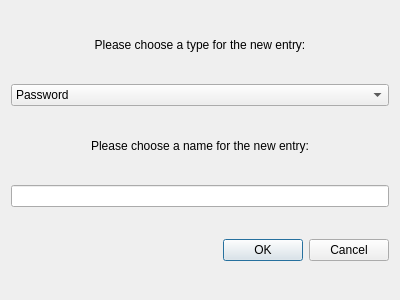
<?xml version="1.0" encoding="UTF-8"?>
<ui version="4.0">
 <class>KWalletManagerInputEntry</class>
 <widget class="QDialog" name="KWalletManagerInputEntry">
  <property name="geometry">
   <rect>
    <x>0</x>
    <y>0</y>
    <width>400</width>
    <height>300</height>
   </rect>
  </property>
  <property name="windowTitle">
   <string>New Entry...</string>
  </property>
  <layout class="QVBoxLayout" name="verticalLayout">
   <item>
    <widget class="QLabel" name="label_2">
     <property name="minimumSize">
      <size>
       <width>0</width>
       <height>0</height>
      </size>
     </property>
     <property name="maximumSize">
      <size>
       <width>16777215</width>
       <height>15</height>
      </size>
     </property>
     <property name="layoutDirection">
      <enum>Qt::LeftToRight</enum>
     </property>
     <property name="text">
      <string>Please choose a type for the new entry:</string>
     </property>
     <property name="alignment">
      <set>Qt::AlignCenter</set>
     </property>
    </widget>
   </item>
   <item>
    <widget class="QComboBox" name="comboBox">
     <item>
      <property name="text">
       <string>Password</string>
      </property>
     </item>
     <item>
      <property name="text">
       <string>Name-Value</string>
      </property>
     </item>
     <item>
      <property name="text">
       <string>Binary Data</string>
      </property>
     </item>
    </widget>
   </item>
   <item>
    <widget class="QLabel" name="label">
     <property name="maximumSize">
      <size>
       <width>16777215</width>
       <height>15</height>
      </size>
     </property>
     <property name="text">
      <string>Please choose a name for the new entry:</string>
     </property>
     <property name="alignment">
      <set>Qt::AlignCenter</set>
     </property>
    </widget>
   </item>
   <item>
    <widget class="QLineEdit" name="lineEdit"/>
   </item>
   <item>
    <widget class="QDialogButtonBox" name="buttonBox">
     <property name="orientation">
      <enum>Qt::Horizontal</enum>
     </property>
     <property name="standardButtons">
      <set>QDialogButtonBox::Cancel|QDialogButtonBox::Ok</set>
     </property>
    </widget>
   </item>
  </layout>
 </widget>
 <resources/>
 <connections>
  <connection>
   <sender>buttonBox</sender>
   <signal>accepted()</signal>
   <receiver>KWalletManagerInputEntry</receiver>
   <slot>accept()</slot>
   <hints>
    <hint type="sourcelabel">
     <x>248</x>
     <y>254</y>
    </hint>
    <hint type="destinationlabel">
     <x>157</x>
     <y>274</y>
    </hint>
   </hints>
  </connection>
  <connection>
   <sender>buttonBox</sender>
   <signal>rejected()</signal>
   <receiver>KWalletManagerInputEntry</receiver>
   <slot>reject()</slot>
   <hints>
    <hint type="sourcelabel">
     <x>316</x>
     <y>260</y>
    </hint>
    <hint type="destinationlabel">
     <x>286</x>
     <y>274</y>
    </hint>
   </hints>
  </connection>
 </connections>
</ui>
